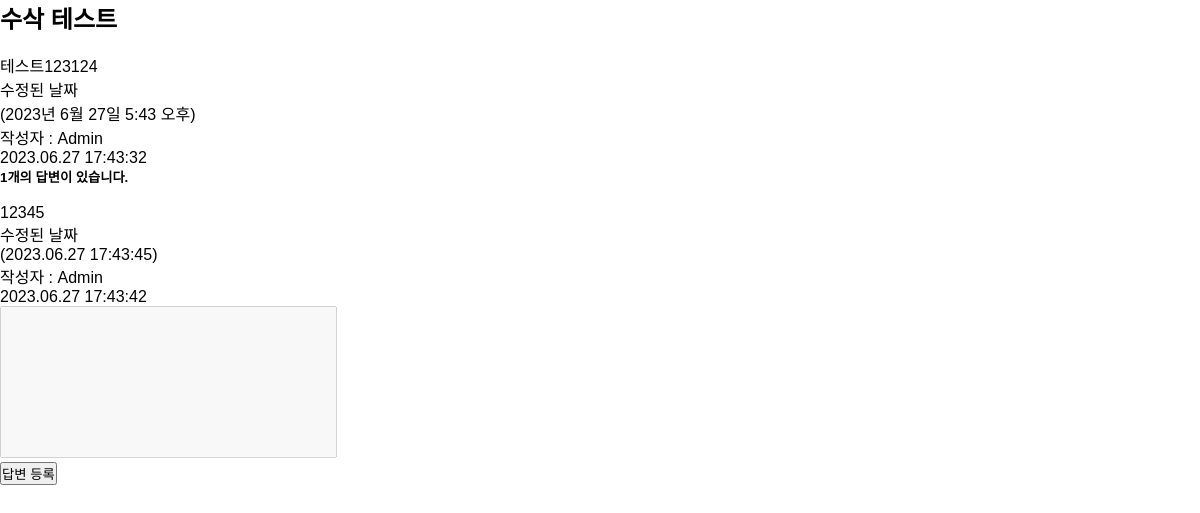
Before: /board/detail/13/ with the older database file.
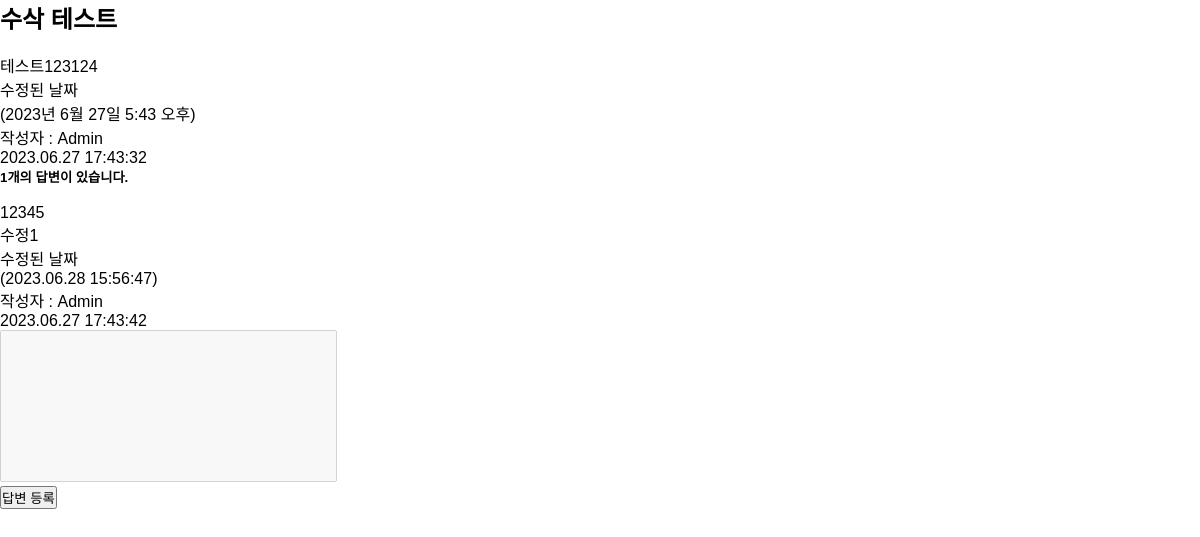
After: the same page with the newer database file.
### board/models.py (models this page shows, shortened)
class Question(models.Model):
    author = models.ForeignKey(User, on_delete=models.CASCADE)
    subject = models.CharField(max_length=200)
    content = models.TextField()
    create_date = models.DateTimeField()
    modify_date = models.DateTimeField(null=True, blank=True)

class Answer(models.Model):
    author = models.ForeignKey(User, on_delete=models.CASCADE)
    question = models.ForeignKey(Question, on_delete=models.CASCADE)
    content = models.TextField()
    create_date = models.DateTimeField()
    modify_date = models.DateTimeField(null=True, blank=True)

### board/views.py (the view)
# urls.py: path('detail/<int:question_id>/', views.detail, name='detail'),
def detail(request, question_id):
    question = get_object_or_404(Question, pk=question_id)
    context = {'question': question}
    return render(request, 'board/detail.html', context)

### templates/board/detail.html (shortened to what this page needs)
{% extends 'base.html' %}
{% block content %}
<div class="container my-3">
    <h2 class="border-bottom py-2">{{ question.subject }}</h2>
    <div class="card my-3">
        <div class="card-body">
            <div class="card-text" style="white-space: pre-line;">
                {{ question.content }}
            </div>
            <div class="d-flex justify-content-end">
                {% if question.modify_date %}
                <div class="badge bg-light text-dark p-2 mx-2">
                    <div class="mb-2 text-start">수정된 날짜</div>
                    <div>({{ question.modify_date }})</div>
                </div>
                {% endif %}
                <div class="badge bg-light text-dark p-2">
                    <div class="mb-2 text-start">작성자 : {{ question.author }}</div>
                    <div>{{ question.create_date|date:"Y.m.d H:i:s" }}</div>
                </div>
            </div>
        </div>
    </div>
    <h5 class="border-bottom my-3 py-2">
        {{ question.answer_set.count }}개의 답변이 있습니다.
    </h5>
    {% for answer in question.answer_set.all %}
    <div class="card my-3">
        <div class="card-body">
            <div class="card-text" style="white-space: pre-line;">
                {{ answer.content }}
            </div>
            <div class="d-flex justify-content-end my-2">
                {% if answer.modify_date %}
                <div class="badge bg-light text-dark p2 mx-2">
                    <div class="mb-2 text-start">수정된 날짜</div>
                    <div>({{ answer.modify_date|date:"Y.m.d H:i:s" }})</div>
                </div>
                {% endif %}
                <div class="badge badge-light p-2">
                    <div class="mb-2 text-start">작성자 : {{ answer.author }}</div>
                    <div>{{ answer.create_date|date:"Y.m.d H:i:s" }}</div>
                </div>
            </div>
        </div>
    </div>
    {% endfor %}
    <form action="{% url 'board:answer_create' question.id %}" method="post" class="my-3">
        <div class="form-group">
            <textarea name="content" id="content" rows="10" cols="40" class="form-control" style="resize:none;"
                      {% if not user.is_authenticated %}disabled{% endif %}></textarea>
        </div>
        <input type="submit" value="답변 등록" class="btn btn-primary">
    </form>
</div>
{% endblock %}

### templates/base.html (shortened to what this page needs)
<!DOCTYPE html>
<html lang="ko">
{% load static %}
<head>
    <link rel="stylesheet" href="{% static 'board/css/style.css' %}">
    <link rel="stylesheet" href="{% static 'board/css/head.css' %}">
    <link rel="stylesheet" href="{% static 'board/css/gjstyle.css' %}">
</head>
<body>
{% block content %}
{% endblock %}
</body>
</html>

### static/board/css/style.css (style rules this page uses)
* { margin: 0; padding: 0; box-sizing: border-box; }
.container { width: 100%; height: 100px; }

### static/board/css/head.css (style rules this page uses)
* { margin: 0; padding: 0; font-family: Arial, Helvetica, sans-serif; text-transform: capitalize; text-decoration: none; }

Changed rows visible on the page:
changed Answer "Admin": content "12345" → "12345 수정1"; modify_date "2023.06.27 17:43:45" → "2023.06.28 15:56:47"
